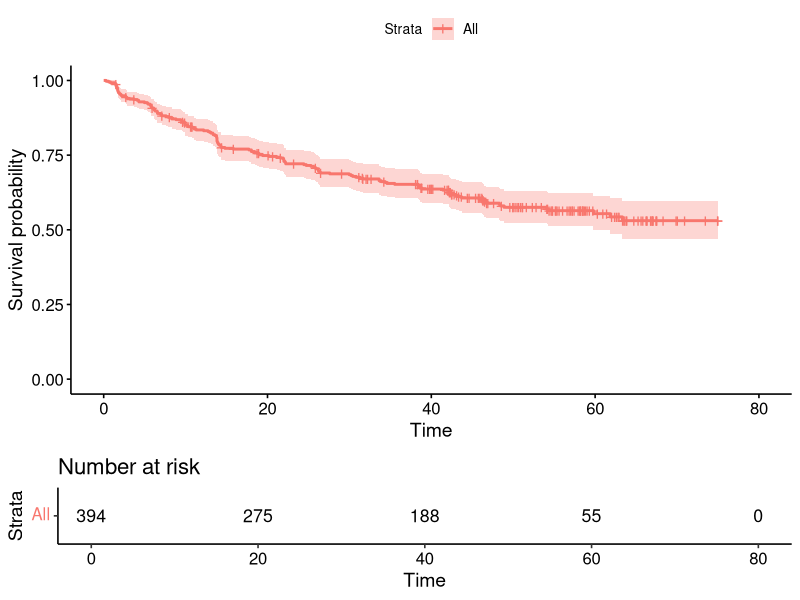
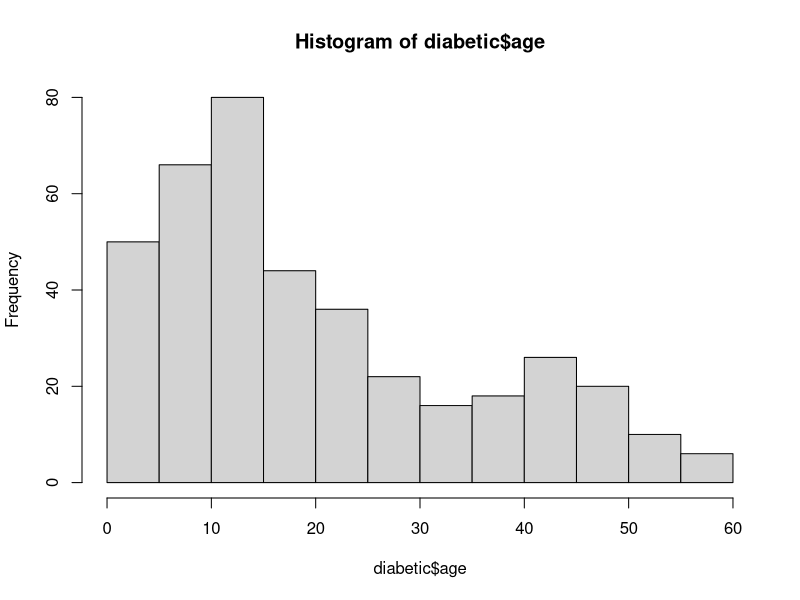

The R source for these figures, in order: (Note: this script raises an error after producing the figures.)
## ---- chunk 1
library(survival)

data("diabetic", package = "survival")
head(diabetic)
## ---- chunk 2
dim(diabetic)
## ---- chunk 3
km <- survfit(Surv(time, status) ~ 1, data = diabetic) # 1 denotes that one survival curve is created for all 
## ---- chunk 4
library(survminer)

ggsurvplot(km, risk.table = TRUE)
## ---- chunk 5
# compute survival function
km_trt <- survfit(Surv(time, status) ~ trt, data = diabetic)

# visualise with ggsurplot() function
# add a line showing the median survival time
km_plot0 <- ggsurvplot(km_trt, surv.median.line = "hv", title = "With or Without Treatment")
## ---- chunk 6
# compute survival function
km_ls <- survfit(Surv(time, status) ~ laser, data = diabetic)

# visualise with ggsurplot() function
# add a line showing the median survival time
km_plot1 <- ggsurvplot(km_ls, surv.median.line = "hv", title = "Type of Laser Treatment")
## ---- chunk 7
# create bins for age 

# view age distribution
hist(diabetic$age)

# create bins
bin_age <- c(0, 10, 20, 30, 40, 50, 60, Inf)

# name bins
bin_name <- c("0-9", "10-19", "20-29", "30-39", "40-49", "50-59", "60+")

# create a column for age bins
diabetic$age_bin <- cut(diabetic$age, breaks = bin_age, labels = bin_name)

# view data
head(diabetic)
## ---- chunk 8
# compute survival function
km_age <- survfit(Surv(time, status) ~ age_bin, data = diabetic)

# visualise with ggsurplot() function
# add a line showing the median survival time
km_plot2 <- ggsurvplot(km_age, surv.median.line = "hv", title = "Age Group")
## ---- chunk 9
# compute survival function
km_eye <- survfit(Surv(time, status) ~ eye, data = diabetic)

# visualise with ggsurplot() function
# add a line showing the median survival time
km_plot3 <- ggsurvplot(km_eye, surv.median.line = "hv", title = "Left or Right Eye Damage")
## ---- chunk 10
# compute survival function
km_rk <- survfit(Surv(time, status) ~ risk, data = diabetic)

# visualise with ggsurplot() function
# add a line showing the median survival time
km_plot4 <- ggsurvplot(km_rk, surv.median.line = "hv", title = "Risk Group")
## ---- chunk 11
# call plots
km_plot0
km_plot1
km_plot2
km_plot3
km_plot4
## ---- chunk 12
wb <- survreg(Surv(time, status) ~ risk + trt, data = diabetic)
## ---- chunk 13
coef(wb)
## ---- chunk 14
newdat <- expand.grid(
  trt = levels(factor(diabetic$trt)),
  risk = levels(factor(diabetic$risk)))

newdat$risk <- as.numeric(as.character(newdat$risk)) # convert risk to numeric variable

head(newdat)
## ---- chunk 15
surv <- seq(.99, .01, by = -.01)
t <- predict(wb, type = "quantile", p = 1-surv, newdata = newdat)
## ---- chunk 16
library(reshape2)

# combine the information in newdat with t
surv_wb_wide <- cbind(newdat, t) 

# bring the data.frame to long format
surv_wb <- melt(surv_wb_wide, id.vars = c("trt", "risk"), variable.name = "surv_id", value.name = "time") 

# surv_id to add the correct survival probabilities surv
surv_wb$surv <- surv[as.numeric(surv_wb$surv_id)]

# add columns upper, lower, std.err, and strata to the data.frame
surv_wb[, c("upper", "lower", "std.err", "strata")] <- NA
## ---- chunk 17
ggsurvplot_df(surv_wb, surv.geom = geom_line,linetype = "trt", color = "risk", legend.title = NULL)
## ---- chunk 18
# Log-Normal model
lnmod <- survreg(Surv(time, status) ~ risk + trt, data = diabetic, dist = "lognormal")

# Newdata
newdat_ln <- expand.grid(
  trt = levels(factor(diabetic$trt)),
  risk = levels(factor(diabetic$risk)))

newdat_ln$risk <- as.numeric(as.character(newdat_ln$risk)) # convert risk to numeric variable

# Survival curve from Weibull model and log-normal model
lnt <- predict(lnmod, type = "quantile", p = 1-surv, newdata = newdat_ln)

# combine the information in newdat with lnt
surv_wide <- cbind(newdat_ln, lnt) 

# Melt the data.frame into long format.
surv_long <- melt(surv_wide, id.vars = c("trt", "risk"), variable.name = "surv_id", value.name = "time")

# Add column for the survival probabilities
surv_long$surv <- surv[as.numeric(surv_long$surv_id)]

# Add columns upper, lower, std.err, and strata contianing NA values
surv_long[, c("upper", "lower", "std.err", "strata")] <- NA

# Plot the survival curves
ggsurvplot_df(surv_long, surv.geom = geom_line, 
              linetype = "trt", color = "risk", legend.title = NULL)
## ---- chunk 19
wb_all <- survreg(Surv(time, status) ~ risk + trt + eye + age + laser, data = diabetic)

# compute coefficients
coef(wb_all)
## ---- chunk 20
cox <- coxph(Surv(time, status) ~ risk + trt, data = diabetic)
## ---- chunk 21
coef(cox)
## ---- chunk 22
newdat_cox <- expand.grid(
  trt = levels(factor(diabetic$trt)),
  risk = levels(factor(diabetic$risk)))

newdat_cox$risk <- as.numeric(as.character(newdat_cox$risk)) # convert risk to numeric variable

rownames(newdat_cox) <- letters[1:length(newdat_cox$trt)] # include an alphabetical row name for use later

head(newdat_cox)
## ---- chunk 23
cxsf <- survfit(cox, data = diabetic, newdata = newdat_cox, conf.type = "none")
## ---- chunk 24
# compute data.frame needed for plotting
surv_cx <- surv_summary(cxsf)

# get a character vector of alphabetic index we created earlier as id
id <- as.character(surv_cx$strata)

# multiple of the rows in newdat so that it fits with surv_cx dataframe
m_newdat <- newdat_cox[id, ]

# add surv id info to data.frame
surv_cxmod <- cbind(surv_cx, m_newdat)
## ---- chunk 25
ggsurvplot_df(surv_cxmod, linetype = "trt", color = "risk", legend.title = NULL, censor = TRUE)
## ---- chunk 26
cox_all <- coxph(Surv(time, status) ~ risk + trt + eye + age + laser, data = diabetic)

# compute coefficients
coef(cox_all)
